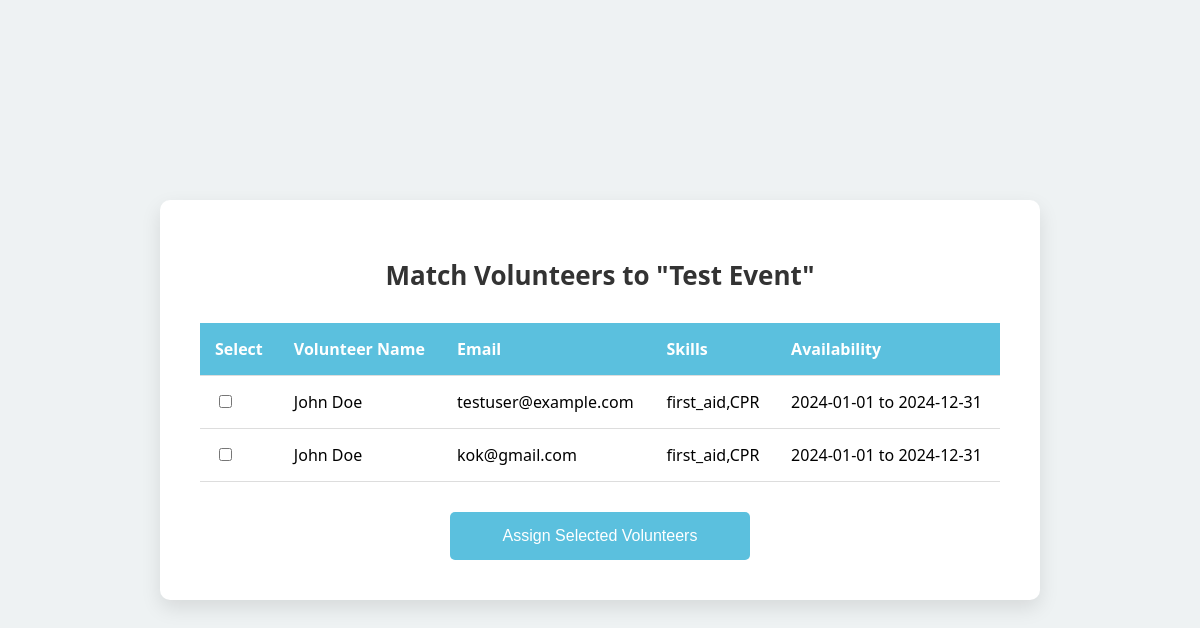
The page /match_volunteers/1 (signed in) on the database as committed earlier.
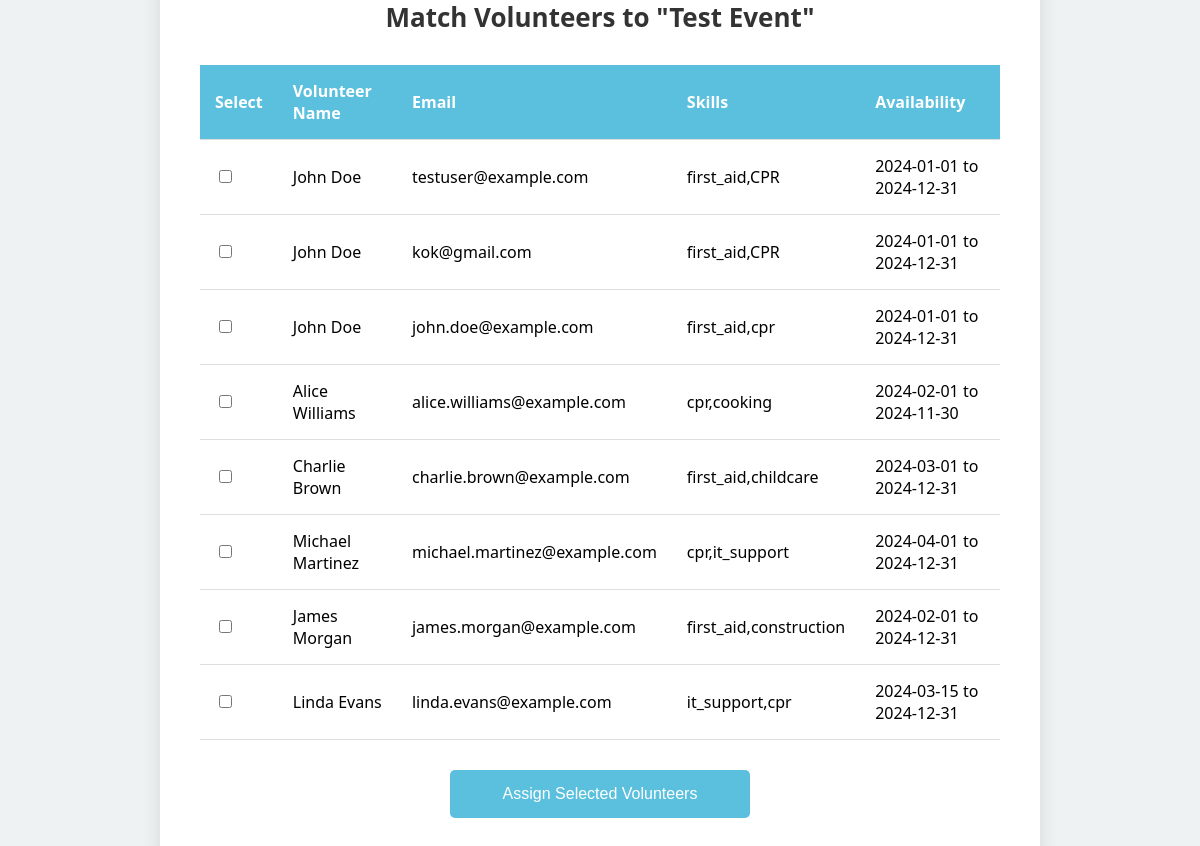
The same page on the database as committed later.
### tables this page shows
CREATE TABLE Events (
    id INTEGER PRIMARY KEY AUTOINCREMENT,
    event_name TEXT NOT NULL,
    event_description TEXT NOT NULL,
    location TEXT NOT NULL,
    required_skills TEXT NOT NULL,
    urgency TEXT NOT NULL,
    event_date DATE NOT NULL,
    created_by INTEGER NOT NULL,
    FOREIGN KEY(created_by) REFERENCES Users(id)
);

CREATE TABLE "Users" (
    id INTEGER PRIMARY KEY AUTOINCREMENT,
    email TEXT NOT NULL UNIQUE,
    password TEXT NOT NULL,
    full_name TEXT,
    address_1 TEXT,
    address_2 TEXT,
    city TEXT,
    state TEXT,
    zip_code TEXT,
    role TEXT CHECK(role IN ('volunteer', 'admin')) DEFAULT 'volunteer',
    skills TEXT,  -- Ensure skills is set as TEXT
    availability_start DATE,
    availability_end DATE
);

### server.py (the view, shortened to what this page needs)
@app.route('/match_volunteers/<int:event_id>', methods=['GET', 'POST'])
def match_volunteers(event_id):
    if 'user_id' not in session or session.get('role') != 'admin':
        return redirect(url_for('splash_screen'))
    event_query = "SELECT * FROM Events WHERE id = :event_id"
    event_df = pd.read_sql(event_query, engine, params={'event_id': event_id})
    if event_df.empty:
        return "Event not found."
    event = event_df.iloc[0]
    required_skills = set(event['required_skills'].split(',')) if event['required_skills'] else set()
    event_date = event['event_date']
    if isinstance(event_date, str):
        event_date = datetime.strptime(event_date, '%Y-%m-%d').date()
    elif isinstance(event_date, pd.Timestamp):
        event_date = event_date.date()
    users_query = """
        SELECT id, email, full_name, skills, availability_start, availability_end
        FROM Users WHERE role = 'volunteer'
    """
    users_df = pd.read_sql(users_query, engine, index_col=None)
    matching_volunteers = []
    for idx, user in users_df.iterrows():
        user_skills = set(user['skills'].split(',')) if pd.notnull(user['skills']) else set()
        if not required_skills or user_skills & required_skills:
            availability_start = user['availability_start']
            availability_end = user['availability_end']
            if pd.notnull(availability_start):
                if isinstance(availability_start, str):
                    availability_start = datetime.strptime(availability_start, '%Y-%m-%d').date()
                elif isinstance(availability_start, pd.Timestamp):
                    availability_start = availability_start.date()
            if pd.notnull(availability_end):
                if isinstance(availability_end, str):
                    availability_end = datetime.strptime(availability_end, '%Y-%m-%d').date()
                elif isinstance(availability_end, pd.Timestamp):
                    availability_end = availability_end.date()
            if availability_start and availability_end and availability_start <= event_date <= availability_end:
                user_dict = user.to_dict()
                user_dict['start_date_str'] = availability_start.strftime('%Y-%m-%d') if availability_start else ''
                user_dict['end_date_str'] = availability_end.strftime('%Y-%m-%d') if availability_end else ''
                matching_volunteers.append(user_dict)
    return render_template('match_volunteers.html', event=event, volunteers=matching_volunteers)

### templates/match_volunteers.html (shortened to what this page needs)
<!DOCTYPE html>
<html lang="en">
<head>
</head>
<body>
    <div class="container">
        <h1>Match Volunteers to "{{ event.event_name }}"</h1>
        <form action="{{ url_for('match_volunteers', event_id=event.id) }}" method="post">
            <table>
                <thead>
                    <tr>
                        <th>Select</th>
                        <th>Volunteer Name</th>
                        <th>Email</th>
                        <th>Skills</th>
                        <th>Availability</th>
                    </tr>
                </thead>
                <tbody>
                    {% for volunteer in volunteers %}
                    <tr>
                        <td>
                            <input type="checkbox" name="volunteer_ids" value="{{ volunteer['id'] }}">
                        </td>
                        <td>{{ volunteer['full_name'] }}</td>
                        <td>{{ volunteer['email'] }}</td>
                        <td>{{ volunteer['skills'] }}</td>
                        <td>{{ volunteer['start_date_str'] }} to {{ volunteer['end_date_str'] }}</td>
                    </tr>
                    {% endfor %}
                </tbody>
            </table>
            <div class="submit-button">
                <input type="submit" value="Assign Selected Volunteers">
            </div>
        </form>
    </div>
</body>
</html>

### templates/match_volunteers.html (style rules this page uses)
body { font-family: 'Segoe UI', Tahoma, Geneva, Verdana, sans-serif; background-color: #eef2f3; display: flex; justify-content: center; align-items: center; height: 100vh; margin: 0; }
.container { background-color: #fff; padding: 40px; border-radius: 10px; width: 100%; max-width: 800px; box-shadow: 0 8px 20px rgba(0, 0, 0, 0.1); text-align: center; }
.container h1 { margin-bottom: 30px; font-size: 26px; color: #333; }
table { width: 100%; border-collapse: collapse; margin-bottom: 30px; }
th, td { padding: 15px; text-align: left; border-bottom: 1px solid #ddd; }
th { background-color: #5bc0de; color: #fff; }
.submit-button { text-align: center; }
.submit-button input[type="submit"] { padding: 15px; background-color: #5bc0de; border: none; border-radius: 5px; color: #fff; font-size: 16px; cursor: pointer; transition: background-color 0.3s ease; width: 100%; max-width: 300px; }

Rows that differ between the two databases and show on the page:
added Users: full_name "John Doe", email "john.doe@example.com", skills "first_aid,cpr", start_date_str "2024-01-01", end_date_str "2024-12-31"
added Users: full_name "Alice Williams", email "alice.williams@example.com", skills "cpr,cooking", start_date_str "2024-02-01", end_date_str "2024-11-30"
added Users: full_name "Charlie Brown", email "charlie.brown@example.com", skills "first_aid,childcare", start_date_str "2024-03-01", end_date_str "2024-12-31"
added Users: full_name "Michael Martinez", email "michael.martinez@example.com", skills "cpr,it_support", start_date_str "2024-04-01", end_date_str "2024-12-31"
added Users: full_name "James Morgan", email "james.morgan@example.com", skills "first_aid,construction", start_date_str "2024-02-01", end_date_str "2024-12-31"
added Users: full_name "Linda Evans", email "linda.evans@example.com", skills "it_support,cpr", start_date_str "2024-03-15", end_date_str "2024-12-31"
